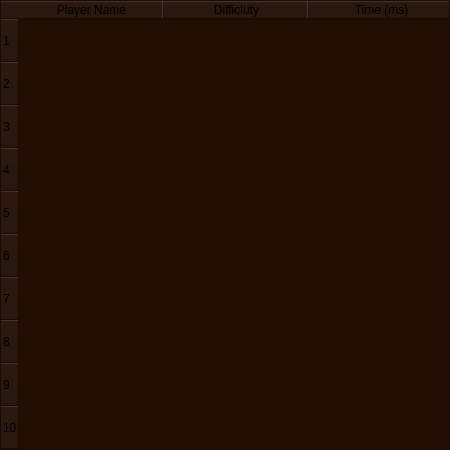
<?xml version="1.0" encoding="UTF-8"?>
<ui version="4.0">
 <class>ScoresWindow</class>
 <widget class="QWidget" name="ScoresWindow">
  <property name="geometry">
   <rect>
    <x>0</x>
    <y>0</y>
    <width>450</width>
    <height>450</height>
   </rect>
  </property>
  <property name="sizePolicy">
   <sizepolicy hsizetype="Fixed" vsizetype="Fixed">
    <horstretch>0</horstretch>
    <verstretch>0</verstretch>
   </sizepolicy>
  </property>
  <property name="minimumSize">
   <size>
    <width>450</width>
    <height>450</height>
   </size>
  </property>
  <property name="maximumSize">
   <size>
    <width>450</width>
    <height>450</height>
   </size>
  </property>
  <property name="windowTitle">
   <string>Form</string>
  </property>
  <property name="styleSheet">
   <string notr="true">QWidget {
 background: #210F04;
}
</string>
  </property>
  <widget class="QTableWidget" name="tableWidget">
   <property name="geometry">
    <rect>
     <x>0</x>
     <y>0</y>
     <width>450</width>
     <height>450</height>
    </rect>
   </property>
   <property name="sizePolicy">
    <sizepolicy hsizetype="Fixed" vsizetype="Fixed">
     <horstretch>0</horstretch>
     <verstretch>0</verstretch>
    </sizepolicy>
   </property>
   <property name="verticalScrollBarPolicy">
    <enum>Qt::ScrollBarPolicy::ScrollBarAlwaysOff</enum>
   </property>
   <property name="horizontalScrollBarPolicy">
    <enum>Qt::ScrollBarPolicy::ScrollBarAlwaysOff</enum>
   </property>
   <property name="sizeAdjustPolicy">
    <enum>QAbstractScrollArea::SizeAdjustPolicy::AdjustIgnored</enum>
   </property>
   <property name="editTriggers">
    <set>QAbstractItemView::EditTrigger::NoEditTriggers</set>
   </property>
   <property name="tabKeyNavigation">
    <bool>false</bool>
   </property>
   <property name="dragDropOverwriteMode">
    <bool>false</bool>
   </property>
   <property name="showGrid">
    <bool>false</bool>
   </property>
   <property name="wordWrap">
    <bool>false</bool>
   </property>
   <property name="cornerButtonEnabled">
    <bool>false</bool>
   </property>
   <property name="rowCount">
    <number>10</number>
   </property>
   <property name="columnCount">
    <number>3</number>
   </property>
   <attribute name="horizontalHeaderVisible">
    <bool>true</bool>
   </attribute>
   <attribute name="horizontalHeaderCascadingSectionResizes">
    <bool>false</bool>
   </attribute>
   <attribute name="horizontalHeaderMinimumSectionSize">
    <number>60</number>
   </attribute>
   <attribute name="horizontalHeaderDefaultSectionSize">
    <number>145</number>
   </attribute>
   <attribute name="horizontalHeaderShowSortIndicator" stdset="0">
    <bool>false</bool>
   </attribute>
   <attribute name="verticalHeaderMinimumSectionSize">
    <number>15</number>
   </attribute>
   <attribute name="verticalHeaderDefaultSectionSize">
    <number>43</number>
   </attribute>
   <row/>
   <row/>
   <row/>
   <row/>
   <row/>
   <row/>
   <row/>
   <row/>
   <row/>
   <row/>
   <column>
    <property name="text">
     <string>Player Name</string>
    </property>
   </column>
   <column>
    <property name="text">
     <string>Difficluty</string>
    </property>
   </column>
   <column>
    <property name="text">
     <string>Time (ms)</string>
    </property>
   </column>
  </widget>
 </widget>
 <resources/>
 <connections/>
</ui>
